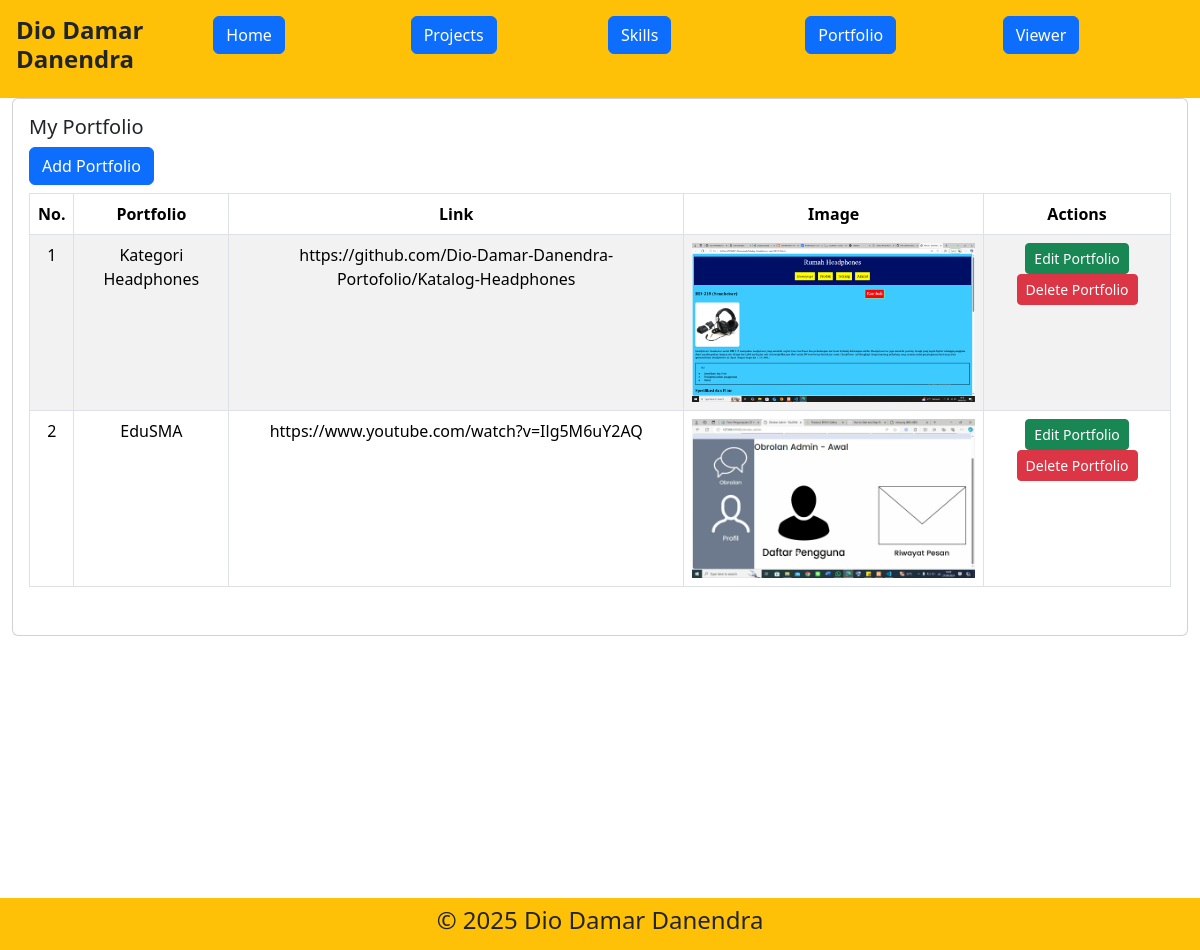
/admin/portfolio_list.php, run on the app's committed database.
### tables this page shows
CREATE TABLE `portfolio` (
  `id` int(11) NOT NULL,
  `portfolio_name` varchar(255) DEFAULT NULL,
  `portfolio_image` varchar(255) DEFAULT NULL,
  `portfolio_link` varchar(255) DEFAULT NULL
);

### admin/portfolio_list.php (the view, shortened to what this page needs)
<?php
   require_once "../connection.php";
   $queryPortfolio = mysqli_query($conn, "SELECT * FROM portfolio");
   $rowPortfolio = mysqli_fetch_all($queryPortfolio, MYSQLI_ASSOC);
?>
<!DOCTYPE html>
<html lang="en">
<head>
    <link href="https://cdn.jsdelivr.net/npm/bootstrap@5.3.3/dist/css/bootstrap.min.css" rel="stylesheet">
</head>
<body>
    <?php include "inc/header.php"; ?>
    <main>
        <div class="container-fluid fixed-center">
        <div class="row d-flex flex-wrap justify-content-center align-self-sm-center vh-100">
    <div class="col-lg-12">
        <div class="card">
            <div class="card-body">
                <div class="card-title">
                    <h5>My Portfolio</h5>
                    <div class="table table-responsive">
                        <a href="add_edit_portfolio.php" class="btn btn-primary mb-2">Add Portfolio</a>
                        <table class="table table-striped table-bordered text-center" id="myTable">
                        <thead>
                            <tr>
                                <th>No. </th>
                                <th>Portfolio</th>
                                <th>Link</th>
                                <th>Image</th>
                                <th>Actions</th>
                            </tr>
                        </thead>
                        <tbody>
                        <?php $no = 1; foreach ($rowPortfolio as $portfolio) { ?>
                            <tr>
                                <td><?php echo $no++; ?></td>
                                <td><?php echo $portfolio['portfolio_name']; ?></td>
                                <td><?php echo $portfolio['portfolio_link']; ?></td>
                                <td>
                                    <img width="283" src="../uploads/<?php echo $portfolio['portfolio_image']; ?>" alt="">
                                </td>
                                <td>
                                    <a href="add_edit_portfolio.php?idEdit=<?php echo $portfolio['id']?>" class="btn btn-success btn-sm">Edit Portfolio</a>
                                    <a href="portfolio_list.php?idDelete=<?php echo $portfolio['id']?>" name="delete_button" class="btn btn-danger btn-sm" onclick="return confirm('Are you sure want to delete this data?');">Delete Portfolio</a>
                                </td>
                            </tr>
                        <?php } ?>
                        </tbody>
                        </table>
                    </div>
                </div>
            </div>
        </div>
    </div>
    </div>
    </div>
    </main>
    <?php include "inc/footer.php"; ?>
</body>
</html>

### data on the page
portfolio: portfolio_name "Kategori Headphones", portfolio_link "https://github.com/Dio-Damar-Danendra-Portofolio/Katalog-Headphones", portfolio_image (picture)
portfolio: portfolio_name "EduSMA", portfolio_link "https://www.youtube.com/watch?v=Ilg5M6uY2AQ", portfolio_image (picture)
